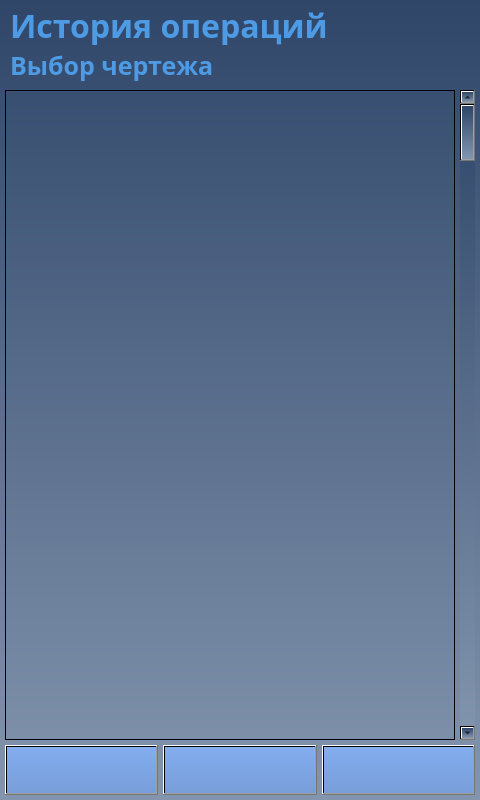
<?xml version="1.0" encoding="UTF-8"?>
<ui version="4.0">
 <class>screen_23_plans</class>
 <widget class="QWidget" name="screen_23_plans">
  <property name="geometry">
   <rect>
    <x>0</x>
    <y>0</y>
    <width>480</width>
    <height>800</height>
   </rect>
  </property>
  <property name="windowTitle">
   <string>screen_23_plans</string>
  </property>
  <property name="styleSheet">
   <string notr="true">background-color: qlineargradient(spread:pad, x1:0.5, y1:0, x2:0.5, y2:1, stop:0 rgba(47, 70, 105, 255), stop:1 rgba(131, 149, 174, 255));</string>
  </property>
  <widget class="QLabel" name="lbl_info_1">
   <property name="enabled">
    <bool>true</bool>
   </property>
   <property name="geometry">
    <rect>
     <x>10</x>
     <y>5</y>
     <width>411</width>
     <height>40</height>
    </rect>
   </property>
   <property name="font">
    <font>
     <family>Arial Black</family>
     <pointsize>24</pointsize>
     <weight>75</weight>
     <bold>true</bold>
    </font>
   </property>
   <property name="layoutDirection">
    <enum>Qt::LeftToRight</enum>
   </property>
   <property name="styleSheet">
    <string notr="true">color: rgb(78, 155, 229);
background-color: qlineargradient(spread:pad, x1:0, y1:0, x2:1, y2:0, stop:0 rgba(0, 0, 0, 0), stop:1 rgba(255, 255, 255, 0));</string>
   </property>
   <property name="text">
    <string>История операций</string>
   </property>
  </widget>
  <widget class="QListWidget" name="listWidget">
   <property name="enabled">
    <bool>true</bool>
   </property>
   <property name="geometry">
    <rect>
     <x>5</x>
     <y>90</y>
     <width>450</width>
     <height>650</height>
    </rect>
   </property>
   <property name="whatsThis">
    <string>&lt;html&gt;&lt;head/&gt;&lt;body&gt;&lt;p&gt;&lt;br/&gt;&lt;/p&gt;&lt;/body&gt;&lt;/html&gt;</string>
   </property>
   <property name="styleSheet">
    <string notr="true">background-color: qlineargradient(spread:pad, x1:0, y1:0, x2:1, y2:0, stop:0 rgba(0, 0, 0, 0), stop:1 rgba(255, 255, 255, 0));</string>
   </property>
  </widget>
  <widget class="QPushButton" name="btn_up">
   <property name="enabled">
    <bool>true</bool>
   </property>
   <property name="geometry">
    <rect>
     <x>5</x>
     <y>745</y>
     <width>153</width>
     <height>50</height>
    </rect>
   </property>
   <property name="minimumSize">
    <size>
     <width>0</width>
     <height>0</height>
    </size>
   </property>
   <property name="font">
    <font>
     <family>Arial Black</family>
     <pointsize>16</pointsize>
     <weight>75</weight>
     <bold>true</bold>
    </font>
   </property>
   <property name="styleSheet">
    <string notr="true">background-color: qlineargradient(spread:pad, x1:0.5, y1:0, x2:0.5, y2:1, stop:0 rgba(131, 173, 239, 255), stop:1 rgba(120, 158, 217, 255));
color: rgb(0, 49, 114);</string>
   </property>
   <property name="text">
    <string/>
   </property>
   <property name="icon">
    <iconset>
     <normaloff>img/btn_ico_up.png</normaloff>img/btn_ico_up.png</iconset>
   </property>
   <property name="iconSize">
    <size>
     <width>51</width>
     <height>51</height>
    </size>
   </property>
  </widget>
  <widget class="QPushButton" name="btn_down">
   <property name="enabled">
    <bool>true</bool>
   </property>
   <property name="geometry">
    <rect>
     <x>322</x>
     <y>745</y>
     <width>153</width>
     <height>50</height>
    </rect>
   </property>
   <property name="minimumSize">
    <size>
     <width>0</width>
     <height>0</height>
    </size>
   </property>
   <property name="font">
    <font>
     <family>Arial Black</family>
     <pointsize>16</pointsize>
     <weight>75</weight>
     <bold>true</bold>
    </font>
   </property>
   <property name="styleSheet">
    <string notr="true">background-color: qlineargradient(spread:pad, x1:0.5, y1:0, x2:0.5, y2:1, stop:0 rgba(131, 173, 239, 255), stop:1 rgba(120, 158, 217, 255));
color: rgb(0, 49, 114);</string>
   </property>
   <property name="text">
    <string/>
   </property>
   <property name="icon">
    <iconset>
     <normaloff>img/btn_ico_down.png</normaloff>img/btn_ico_down.png</iconset>
   </property>
   <property name="iconSize">
    <size>
     <width>51</width>
     <height>51</height>
    </size>
   </property>
  </widget>
  <widget class="QScrollBar" name="ScrollBar">
   <property name="geometry">
    <rect>
     <x>460</x>
     <y>90</y>
     <width>15</width>
     <height>650</height>
    </rect>
   </property>
   <property name="orientation">
    <enum>Qt::Vertical</enum>
   </property>
  </widget>
  <widget class="QPushButton" name="btn_back">
   <property name="enabled">
    <bool>true</bool>
   </property>
   <property name="geometry">
    <rect>
     <x>163</x>
     <y>745</y>
     <width>154</width>
     <height>50</height>
    </rect>
   </property>
   <property name="minimumSize">
    <size>
     <width>0</width>
     <height>0</height>
    </size>
   </property>
   <property name="font">
    <font>
     <family>Arial Black</family>
     <pointsize>16</pointsize>
     <weight>75</weight>
     <bold>true</bold>
    </font>
   </property>
   <property name="styleSheet">
    <string notr="true">background-color: qlineargradient(spread:pad, x1:0.5, y1:0, x2:0.5, y2:1, stop:0 rgba(131, 173, 239, 255), stop:1 rgba(120, 158, 217, 255));
color: rgb(0, 49, 114);</string>
   </property>
   <property name="text">
    <string/>
   </property>
   <property name="icon">
    <iconset>
     <normaloff>img/btn_ico_back.png</normaloff>img/btn_ico_back.png</iconset>
   </property>
   <property name="iconSize">
    <size>
     <width>51</width>
     <height>51</height>
    </size>
   </property>
  </widget>
  <widget class="QLabel" name="lbl_info_2">
   <property name="enabled">
    <bool>true</bool>
   </property>
   <property name="geometry">
    <rect>
     <x>10</x>
     <y>45</y>
     <width>311</width>
     <height>40</height>
    </rect>
   </property>
   <property name="font">
    <font>
     <family>Arial Black</family>
     <pointsize>19</pointsize>
     <weight>75</weight>
     <bold>true</bold>
    </font>
   </property>
   <property name="layoutDirection">
    <enum>Qt::LeftToRight</enum>
   </property>
   <property name="styleSheet">
    <string notr="true">color: rgb(78, 155, 229);
background-color: qlineargradient(spread:pad, x1:0, y1:0, x2:1, y2:0, stop:0 rgba(0, 0, 0, 0), stop:1 rgba(255, 255, 255, 0));</string>
   </property>
   <property name="text">
    <string>Выбор чертежа</string>
   </property>
  </widget>
 </widget>
 <resources/>
 <connections/>
</ui>
